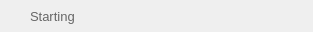
<?xml version="1.0" encoding="UTF-8"?>
<ui version="4.0">
 <class>StatusInfo</class>
 <widget class="QWidget" name="StatusInfo">
  <property name="geometry">
   <rect>
    <x>0</x>
    <y>0</y>
    <width>313</width>
    <height>32</height>
   </rect>
  </property>
  <property name="sizePolicy">
   <sizepolicy hsizetype="MinimumExpanding" vsizetype="Preferred">
    <horstretch>0</horstretch>
    <verstretch>0</verstretch>
   </sizepolicy>
  </property>
  <property name="minimumSize">
   <size>
    <width>0</width>
    <height>32</height>
   </size>
  </property>
  <property name="maximumSize">
   <size>
    <width>16777215</width>
    <height>16777215</height>
   </size>
  </property>
  <property name="windowTitle">
   <string notr="true"/>
  </property>
  <property name="styleSheet">
   <string notr="true">#lStatusDesc
{
color: #666666;	
font-family: &quot;Lato&quot;;
font-size: 13px;	
}
#bIconState
{
border: none;
}</string>
  </property>
  <layout class="QHBoxLayout" name="horizontalLayout">
   <property name="spacing">
    <number>6</number>
   </property>
   <property name="leftMargin">
    <number>0</number>
   </property>
   <property name="topMargin">
    <number>0</number>
   </property>
   <property name="rightMargin">
    <number>0</number>
   </property>
   <property name="bottomMargin">
    <number>0</number>
   </property>
   <item>
    <widget class="QPushButton" name="bIconState">
     <property name="minimumSize">
      <size>
       <width>24</width>
       <height>24</height>
      </size>
     </property>
     <property name="maximumSize">
      <size>
       <width>24</width>
       <height>24</height>
      </size>
     </property>
     <property name="text">
      <string/>
     </property>
     <property name="icon">
      <iconset>
       <normalon>:/images/ico_menu_uptodate_state.png</normalon>
      </iconset>
     </property>
     <property name="iconSize">
      <size>
       <width>24</width>
       <height>24</height>
      </size>
     </property>
    </widget>
   </item>
   <item>
    <widget class="QLabel" name="lStatusDesc">
     <property name="text">
      <string>Starting</string>
     </property>
    </widget>
   </item>
   <item>
    <spacer name="horizontalSpacer">
     <property name="orientation">
      <enum>Qt::Horizontal</enum>
     </property>
     <property name="sizeHint" stdset="0">
      <size>
       <width>40</width>
       <height>20</height>
      </size>
     </property>
    </spacer>
   </item>
  </layout>
 </widget>
 <resources/>
 <connections/>
</ui>
